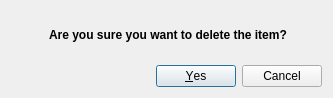
<?xml version="1.0" encoding="UTF-8"?>
<ui version="4.0">
 <class>deleteConfirmationDialog</class>
 <widget class="QDialog" name="deleteConfirmationDialog">
  <property name="windowModality">
   <enum>Qt::ApplicationModal</enum>
  </property>
  <property name="geometry">
   <rect>
    <x>0</x>
    <y>0</y>
    <width>333</width>
    <height>98</height>
   </rect>
  </property>
  <property name="windowTitle">
   <string>Delete Item</string>
  </property>
  <property name="modal">
   <bool>true</bool>
  </property>
  <layout class="QVBoxLayout" name="verticalLayout">
   <item>
    <layout class="QHBoxLayout" name="horizontalLayout">
     <item>
      <widget class="QLabel" name="label">
       <property name="maximumSize">
        <size>
         <width>32</width>
         <height>16777215</height>
        </size>
       </property>
       <property name="font">
        <font>
         <pointsize>9</pointsize>
         <weight>75</weight>
         <bold>true</bold>
        </font>
       </property>
       <property name="text">
        <string/>
       </property>
       <property name="pixmap">
        <pixmap resource="resources.qrc">:/newPrefix/attention.png</pixmap>
       </property>
       <property name="alignment">
        <set>Qt::AlignCenter</set>
       </property>
      </widget>
     </item>
     <item>
      <widget class="QLabel" name="label_2">
       <property name="font">
        <font>
         <pointsize>9</pointsize>
         <weight>75</weight>
         <bold>true</bold>
        </font>
       </property>
       <property name="text">
        <string>Are you sure you want to delete the item?</string>
       </property>
      </widget>
     </item>
    </layout>
   </item>
   <item>
    <widget class="QDialogButtonBox" name="buttonBox">
     <property name="orientation">
      <enum>Qt::Horizontal</enum>
     </property>
     <property name="standardButtons">
      <set>QDialogButtonBox::Cancel|QDialogButtonBox::Yes</set>
     </property>
    </widget>
   </item>
  </layout>
 </widget>
 <resources>
  <include location="resources.qrc"/>
 </resources>
 <connections>
  <connection>
   <sender>buttonBox</sender>
   <signal>accepted()</signal>
   <receiver>deleteConfirmationDialog</receiver>
   <slot>accept()</slot>
   <hints>
    <hint type="sourcelabel">
     <x>248</x>
     <y>254</y>
    </hint>
    <hint type="destinationlabel">
     <x>157</x>
     <y>274</y>
    </hint>
   </hints>
  </connection>
  <connection>
   <sender>buttonBox</sender>
   <signal>rejected()</signal>
   <receiver>deleteConfirmationDialog</receiver>
   <slot>reject()</slot>
   <hints>
    <hint type="sourcelabel">
     <x>316</x>
     <y>260</y>
    </hint>
    <hint type="destinationlabel">
     <x>286</x>
     <y>274</y>
    </hint>
   </hints>
  </connection>
 </connections>
</ui>
